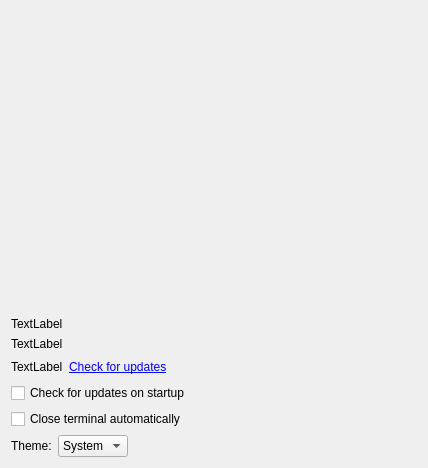
<?xml version="1.0" encoding="UTF-8"?>
<ui version="4.0">
 <class>MainDialog</class>
 <widget class="QDialog" name="MainDialog">
  <property name="geometry">
   <rect>
    <x>0</x>
    <y>0</y>
    <width>428</width>
    <height>454</height>
   </rect>
  </property>
  <property name="minimumSize">
   <size>
    <width>0</width>
    <height>0</height>
   </size>
  </property>
  <property name="windowTitle">
   <string>PuppyPS5 Launcher</string>
  </property>
  <property name="locale">
   <locale language="English" country="UnitedStates"/>
  </property>
  <layout class="QGridLayout" name="gridLayout">
   <item row="0" column="0">
    <layout class="QVBoxLayout" name="verticalLayout_5">
     <item>
      <layout class="QHBoxLayout" name="horizontalLayout_3">
       <item>
        <layout class="QVBoxLayout" name="verticalLayout_3">
         <item>
          <widget class="ConfigurationListWidget" name="widget" native="true">
           <property name="sizePolicy">
            <sizepolicy hsizetype="MinimumExpanding" vsizetype="Preferred">
             <horstretch>0</horstretch>
             <verstretch>0</verstretch>
            </sizepolicy>
           </property>
           <property name="minimumSize">
            <size>
             <width>400</width>
             <height>300</height>
            </size>
           </property>
          </widget>
         </item>
        </layout>
       </item>
      </layout>
     </item>
     <item>
      <layout class="QVBoxLayout" name="verticalLayout_4">
       <item>
        <widget class="QLabel" name="label_settings_file">
         <property name="text">
          <string>TextLabel</string>
         </property>
        </widget>
       </item>
       <item>
        <widget class="QLabel" name="label_Interpreter">
         <property name="frameShape">
          <enum>QFrame::NoFrame</enum>
         </property>
         <property name="frameShadow">
          <enum>QFrame::Sunken</enum>
         </property>
         <property name="text">
          <string>TextLabel</string>
         </property>
        </widget>
       </item>
       <item>
        <layout class="QHBoxLayout" name="versionLayout">
         <item>
          <widget class="QLabel" name="label_Version">
           <property name="text">
            <string>TextLabel</string>
           </property>
          </widget>
         </item>
         <item>
          <widget class="QLabel" name="check_updates_link">
           <property name="text">
            <string>&lt;a href=&quot;check&quot;&gt;Check for updates&lt;/a&gt;</string>
           </property>
           <property name="textFormat">
            <enum>Qt::RichText</enum>
           </property>
          </widget>
         </item>
         <item>
          <spacer name="versionSpacer">
           <property name="orientation">
            <enum>Qt::Horizontal</enum>
           </property>
           <property name="sizeHint" stdset="0">
            <size>
             <width>40</width>
             <height>20</height>
            </size>
           </property>
          </spacer>
         </item>
        </layout>
       </item>
       <item>
        <widget class="QCheckBox" name="check_updates_on_startup">
         <property name="text">
          <string>Check for updates on startup</string>
         </property>
        </widget>
       </item>
       <item>
        <widget class="QCheckBox" name="close_terminal">
         <property name="text">
          <string>Close terminal automatically</string>
         </property>
        </widget>
       </item>
       <item>
        <layout class="QHBoxLayout" name="themeLayout">
         <item>
          <widget class="QLabel" name="label_theme">
           <property name="text">
            <string>Theme:</string>
           </property>
          </widget>
         </item>
         <item>
          <widget class="QComboBox" name="theme_combo">
           <item>
            <property name="text">
             <string>System</string>
            </property>
           </item>
           <item>
            <property name="text">
             <string>Dark</string>
            </property>
           </item>
           <item>
            <property name="text">
             <string>Light</string>
            </property>
           </item>
          </widget>
         </item>
         <item>
          <spacer name="themeSpacer">
           <property name="orientation">
            <enum>Qt::Horizontal</enum>
           </property>
           <property name="sizeHint" stdset="0">
            <size>
             <width>40</width>
             <height>20</height>
            </size>
           </property>
          </spacer>
         </item>
        </layout>
       </item>
      </layout>
     </item>
    </layout>
   </item>
  </layout>
 </widget>
 <layoutdefault spacing="6" margin="11"/>
 <customwidgets>
  <customwidget>
   <class>ConfigurationListWidget</class>
   <extends>QWidget</extends>
   <header>configurationListWidget.h</header>
   <container>1</container>
  </customwidget>
 </customwidgets>
 <resources/>
 <connections/>
 <buttongroups>
  <buttongroup name="buttonGroup_Console"/>
 </buttongroups>
</ui>
